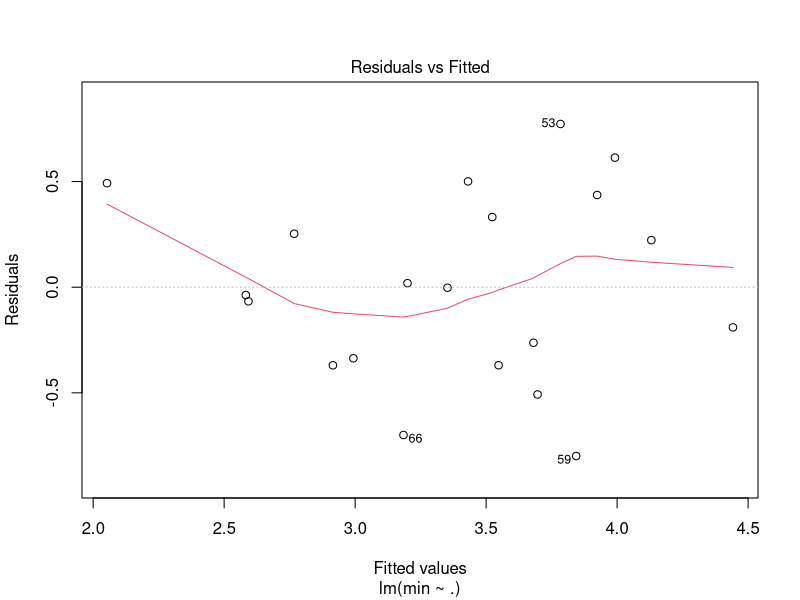
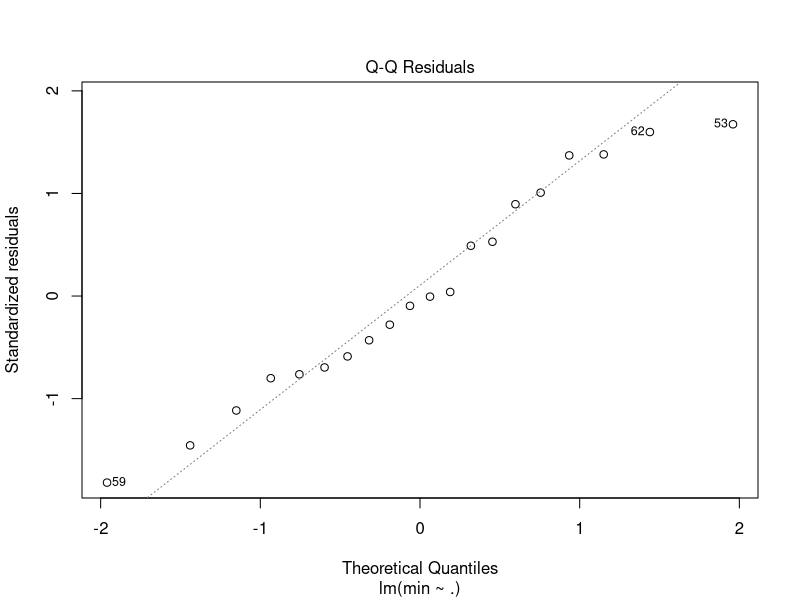
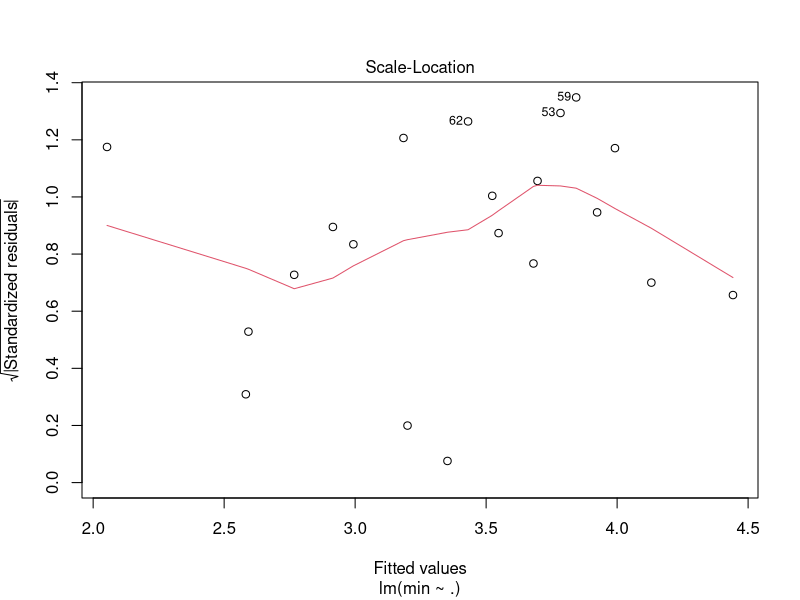
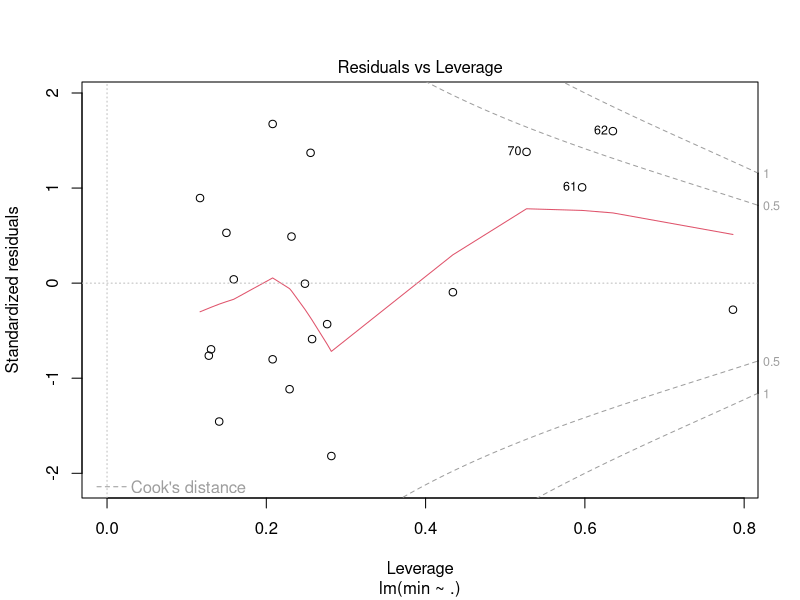
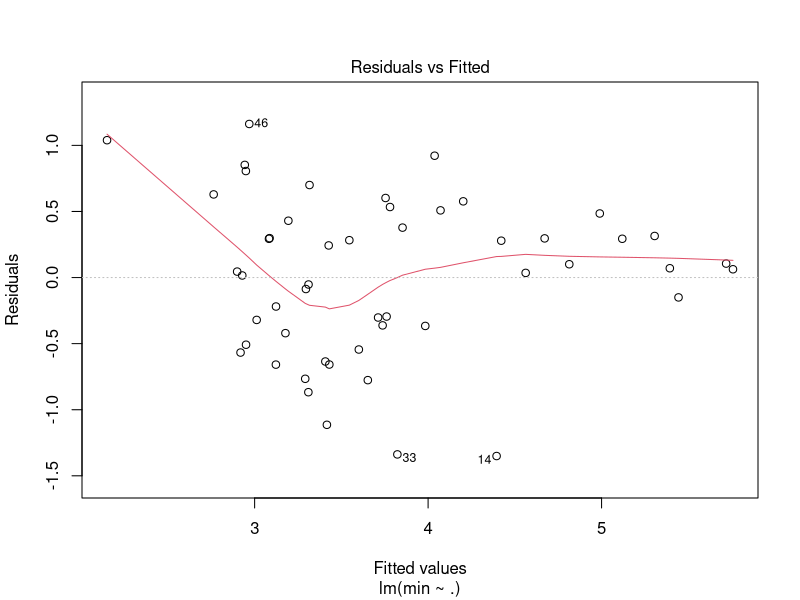
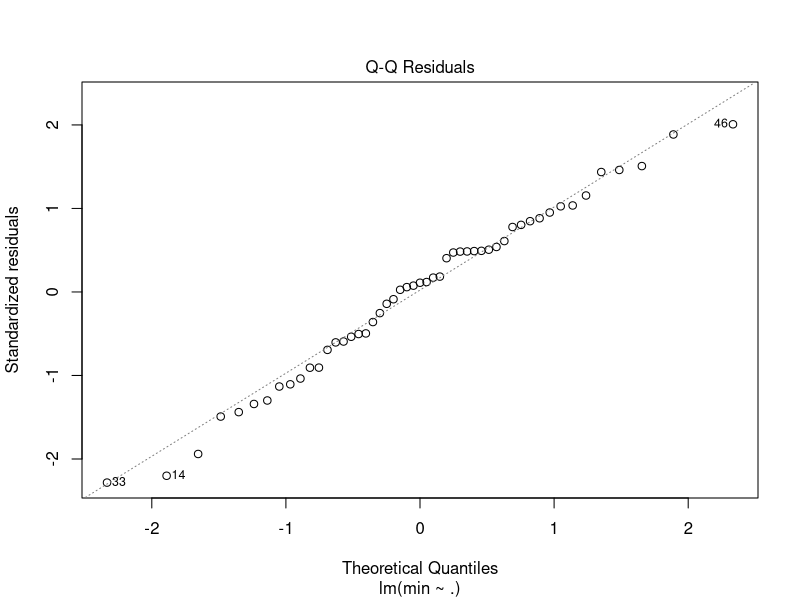
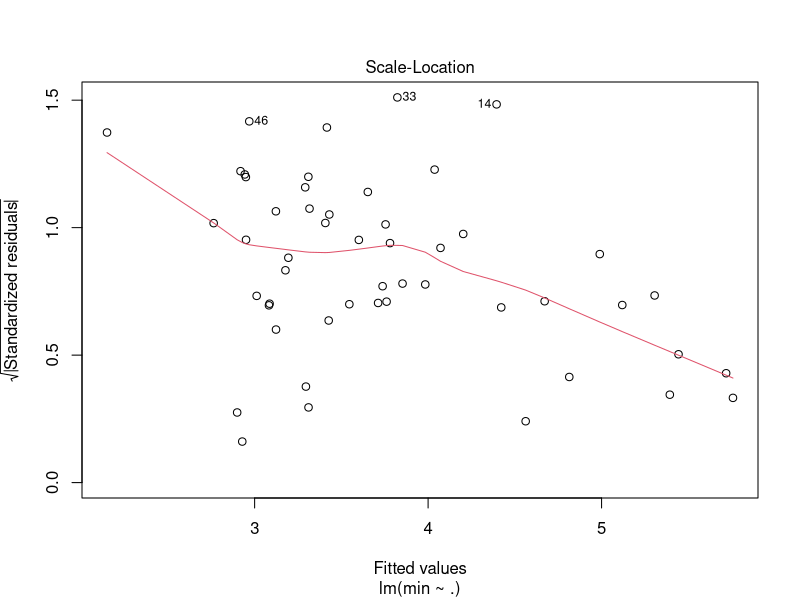
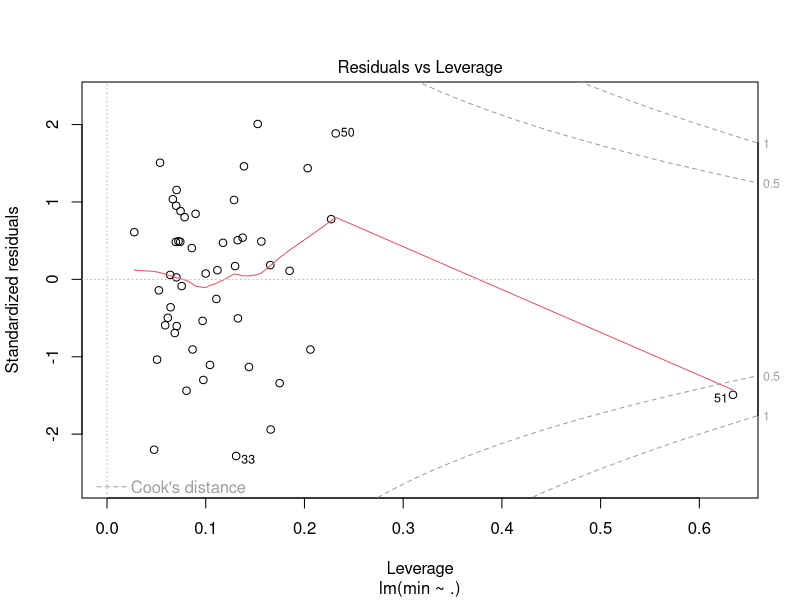

These charts were generated, in order, by the following R code:
## ---- chunk 1

#reading in the data
df = read.csv("a.csv")


#transforming and factorizing
df$closeness = log(df$closeness)
df$degree = log(df$degree)
df$betweenness = log(df$betweenness)
df$eigen = log(df$eigen)
df$coreness = log(df$coreness)
df$min = log(df$min)
df$Allegiances = as.factor(df$Allegiances)



## ---- chunk 2
#modelling screen times on dead characters
df_dead <- subset(df, Book.of.Death != "not_dead")

# View(df_dead)

df_dead_reg = subset(df_dead, select = -c(Id, Name, Book.of.Death, Allegiances))


model_dead = lm(min ~. , data = df_dead_reg)

summary(model_dead)
plot(model_dead)

## ---- chunk 3

#modelling screen times on alive characters

df_alive = subset(df, Book.of.Death == "not_dead")

df_alive_reg = subset(df_alive, select = -c(Id, Name, Book.of.Death, Allegiances))

model_alive = lm(min ~. , data = df_alive_reg)

summary(model_alive)
plot(model_alive)

